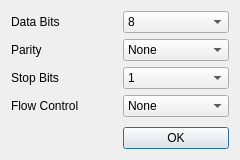
<?xml version="1.0" encoding="UTF-8"?>
<ui version="4.0">
 <class>PortSettingsDialog</class>
 <widget class="QDialog" name="PortSettingsDialog">
  <property name="geometry">
   <rect>
    <x>0</x>
    <y>0</y>
    <width>240</width>
    <height>160</height>
   </rect>
  </property>
  <property name="windowTitle">
   <string>Port Settings</string>
  </property>
  <layout class="QGridLayout" name="gridLayout">
   <item row="0" column="0">
    <widget class="QLabel" name="label">
     <property name="text">
      <string>Data Bits</string>
     </property>
    </widget>
   </item>
   <item row="0" column="1">
    <widget class="QComboBox" name="comboBox_dataBits">
     <property name="currentIndex">
      <number>3</number>
     </property>
     <item>
      <property name="text">
       <string>5</string>
      </property>
     </item>
     <item>
      <property name="text">
       <string>6</string>
      </property>
     </item>
     <item>
      <property name="text">
       <string>7</string>
      </property>
     </item>
     <item>
      <property name="text">
       <string>8</string>
      </property>
     </item>
    </widget>
   </item>
   <item row="1" column="0">
    <widget class="QLabel" name="label_2">
     <property name="text">
      <string>Parity</string>
     </property>
    </widget>
   </item>
   <item row="1" column="1">
    <widget class="QComboBox" name="comboBox_parity">
     <item>
      <property name="text">
       <string>None</string>
      </property>
     </item>
     <item>
      <property name="text">
       <string>Even</string>
      </property>
     </item>
     <item>
      <property name="text">
       <string>Odd</string>
      </property>
     </item>
     <item>
      <property name="text">
       <string>Space</string>
      </property>
     </item>
     <item>
      <property name="text">
       <string>Mark</string>
      </property>
     </item>
    </widget>
   </item>
   <item row="2" column="0">
    <widget class="QLabel" name="label_3">
     <property name="text">
      <string>Stop Bits</string>
     </property>
    </widget>
   </item>
   <item row="2" column="1">
    <widget class="QComboBox" name="comboBox_stopBits">
     <item>
      <property name="text">
       <string>1</string>
      </property>
     </item>
     <item>
      <property name="text">
       <string>1.5</string>
      </property>
     </item>
     <item>
      <property name="text">
       <string>2</string>
      </property>
     </item>
    </widget>
   </item>
   <item row="3" column="0">
    <widget class="QLabel" name="label_4">
     <property name="text">
      <string>Flow Control</string>
     </property>
    </widget>
   </item>
   <item row="3" column="1">
    <widget class="QComboBox" name="comboBox_flowControl">
     <item>
      <property name="text">
       <string>None</string>
      </property>
     </item>
     <item>
      <property name="text">
       <string>RTS/CTS</string>
      </property>
     </item>
     <item>
      <property name="text">
       <string>XON/XOFF</string>
      </property>
     </item>
    </widget>
   </item>
   <item row="4" column="1">
    <spacer name="verticalSpacer">
     <property name="orientation">
      <enum>Qt::Vertical</enum>
     </property>
     <property name="sizeHint" stdset="0">
      <size>
       <width>20</width>
       <height>55</height>
      </size>
     </property>
    </spacer>
   </item>
   <item row="5" column="1">
    <widget class="QPushButton" name="pushButton_ok">
     <property name="text">
      <string>OK</string>
     </property>
    </widget>
   </item>
   <item row="6" column="1">
    <spacer name="verticalSpacer_2">
     <property name="orientation">
      <enum>Qt::Vertical</enum>
     </property>
     <property name="sizeHint" stdset="0">
      <size>
       <width>20</width>
       <height>24</height>
      </size>
     </property>
    </spacer>
   </item>
  </layout>
 </widget>
 <resources/>
 <connections/>
</ui>
